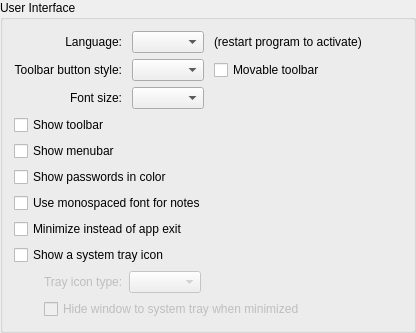
            <widget class="QGroupBox" name="generalGroup">
             <property name="title">
              <string>User Interface</string>
             </property>
             <layout class="QVBoxLayout" name="verticalLayout_7">
              <item>
               <layout class="QGridLayout" name="gridLayout_3">
                <property name="horizontalSpacing">
                 <number>10</number>
                </property>
                <item row="0" column="3">
                 <spacer name="horizontalSpacer_5">
                  <property name="orientation">
                   <enum>Qt::Horizontal</enum>
                  </property>
                  <property name="sizeHint" stdset="0">
                   <size>
                    <width>40</width>
                    <height>20</height>
                   </size>
                  </property>
                 </spacer>
                </item>
                <item row="0" column="0">
                 <widget class="QLabel" name="languageLabel_2">
                  <property name="sizePolicy">
                   <sizepolicy hsizetype="Preferred" vsizetype="Preferred">
                    <horstretch>0</horstretch>
                    <verstretch>0</verstretch>
                   </sizepolicy>
                  </property>
                  <property name="text">
                   <string>Language:</string>
                  </property>
                  <property name="alignment">
                   <set>Qt::AlignRight|Qt::AlignTrailing|Qt::AlignVCenter</set>
                  </property>
                  <property name="buddy">
                   <cstring>languageComboBox</cstring>
                  </property>
                 </widget>
                </item>
                <item row="1" column="2">
                 <widget class="QCheckBox" name="toolbarMovableCheckBox">
                  <property name="enabled">
                   <bool>true</bool>
                  </property>
                  <property name="sizePolicy">
                   <sizepolicy hsizetype="Minimum" vsizetype="Fixed">
                    <horstretch>0</horstretch>
                    <verstretch>0</verstretch>
                   </sizepolicy>
                  </property>
                  <property name="text">
                   <string>Movable toolbar</string>
                  </property>
                 </widget>
                </item>
                <item row="1" column="1">
                 <widget class="QComboBox" name="toolButtonStyleComboBox">
                  <property name="sizePolicy">
                   <sizepolicy hsizetype="Minimum" vsizetype="Fixed">
                    <horstretch>0</horstretch>
                    <verstretch>0</verstretch>
                   </sizepolicy>
                  </property>
                  <property name="focusPolicy">
                   <enum>Qt::StrongFocus</enum>
                  </property>
                  <property name="accessibleName">
                   <string>Toolbar button style</string>
                  </property>
                  <property name="sizeAdjustPolicy">
                   <enum>QComboBox::AdjustToContents</enum>
                  </property>
                 </widget>
                </item>
                <item row="0" column="1">
                 <widget class="QComboBox" name="languageComboBox">
                  <property name="sizePolicy">
                   <sizepolicy hsizetype="Minimum" vsizetype="Fixed">
                    <horstretch>0</horstretch>
                    <verstretch>0</verstretch>
                   </sizepolicy>
                  </property>
                  <property name="focusPolicy">
                   <enum>Qt::StrongFocus</enum>
                  </property>
                  <property name="accessibleName">
                   <string>Language selection</string>
                  </property>
                  <property name="sizeAdjustPolicy">
                   <enum>QComboBox::AdjustToContents</enum>
                  </property>
                 </widget>
                </item>
                <item row="1" column="0">
                 <widget class="QLabel" name="toolButtonStyleLabel">
                  <property name="enabled">
                   <bool>true</bool>
                  </property>
                  <property name="sizePolicy">
                   <sizepolicy hsizetype="Preferred" vsizetype="Fixed">
                    <horstretch>0</horstretch>
                    <verstretch>0</verstretch>
                   </sizepolicy>
                  </property>
                  <property name="text">
                   <string>Toolbar button style:</string>
                  </property>
                  <property name="alignment">
                   <set>Qt::AlignRight|Qt::AlignTrailing|Qt::AlignVCenter</set>
                  </property>
                  <property name="buddy">
                   <cstring>toolButtonStyleComboBox</cstring>
                  </property>
                 </widget>
                </item>
                <item row="0" column="2">
                 <widget class="QLabel" name="languageLabel_3">
                  <property name="text">
                   <string>(restart program to activate)</string>
                  </property>
                 </widget>
                </item>
                <item row="2" column="0">
                 <widget class="QLabel" name="fontSizeLabel">
                  <property name="text">
                   <string>Font size:</string>
                  </property>
                  <property name="alignment">
                   <set>Qt::AlignRight|Qt::AlignTrailing|Qt::AlignVCenter</set>
                  </property>
                  <property name="buddy">
                   <cstring>fontSizeComboBox</cstring>
                  </property>
                 </widget>
                </item>
                <item row="2" column="1">
                 <widget class="QComboBox" name="fontSizeComboBox">
                  <property name="focusPolicy">
                   <enum>Qt::StrongFocus</enum>
                  </property>
                  <property name="accessibleName">
                   <string>Font size selection</string>
                  </property>
                  <property name="sizeAdjustPolicy">
                   <enum>QComboBox::AdjustToContents</enum>
                  </property>
                 </widget>
                </item>
               </layout>
              </item>
              <item>
               <widget class="QCheckBox" name="toolbarShowCheckBox">
                <property name="text">
                 <string>Show toolbar</string>
                </property>
               </widget>
              </item>
              <item>
               <widget class="QCheckBox" name="menubarShowCheckBox">
                <property name="toolTip">
                 <string>Show the menu bar by pressing the Alt key</string>
                </property>
                <property name="text">
                 <string>Show menubar</string>
                </property>
               </widget>
              </item>
              <item>
               <widget class="QCheckBox" name="colorPasswordsCheckBox">
                <property name="text">
                 <string>Show passwords in color</string>
                </property>
               </widget>
              </item>
              <item>
               <widget class="QCheckBox" name="monospaceNotesCheckBox">
                <property name="text">
                 <string>Use monospaced font for notes</string>
                </property>
               </widget>
              </item>
              <item>
               <widget class="QCheckBox" name="minimizeOnCloseCheckBox">
                <property name="text">
                 <string>Minimize instead of app exit</string>
                </property>
               </widget>
              </item>
              <item>
               <widget class="QCheckBox" name="systrayShowCheckBox">
                <property name="text">
                 <string>Show a system tray icon</string>
                </property>
               </widget>
              </item>
              <item>
               <layout class="QGridLayout" name="gridLayout_2">
                <property name="sizeConstraint">
                 <enum>QLayout::SetMaximumSize</enum>
                </property>
                <property name="spacing">
                 <number>0</number>
                </property>
                <item row="0" column="0">
                 <spacer name="horizontalSpacer_3">
                  <property name="orientation">
                   <enum>Qt::Horizontal</enum>
                  </property>
                  <property name="sizeType">
                   <enum>QSizePolicy::Fixed</enum>
                  </property>
                  <property name="sizeHint" stdset="0">
                   <size>
                    <width>30</width>
                    <height>20</height>
                   </size>
                  </property>
                 </spacer>
                </item>
                <item row="0" column="3">
                 <widget class="QComboBox" name="trayIconAppearance">
                  <property name="enabled">
                   <bool>false</bool>
                  </property>
                  <property name="sizePolicy">
                   <sizepolicy hsizetype="Minimum" vsizetype="Fixed">
                    <horstretch>0</horstretch>
                    <verstretch>0</verstretch>
                   </sizepolicy>
                  </property>
                  <property name="focusPolicy">
                   <enum>Qt::StrongFocus</enum>
                  </property>
                  <property name="accessibleName">
                   <string>Tray icon type</string>
                  </property>
                  <property name="sizeAdjustPolicy">
                   <enum>QComboBox::AdjustToContents</enum>
                  </property>
                 </widget>
                </item>
                <item row="0" column="1">
                 <widget class="QLabel" name="trayIconAppearanceLabel">
                  <property name="enabled">
                   <bool>false</bool>
                  </property>
                  <property name="text">
                   <string>Tray icon type:</string>
                  </property>
                  <property name="buddy">
                   <cstring>trayIconAppearance</cstring>
                  </property>
                 </widget>
                </item>
                <item row="0" column="4">
                 <spacer name="horizontalSpacer_4">
                  <property name="orientation">
                   <enum>Qt::Horizontal</enum>
                  </property>
                  <property name="sizeHint" stdset="0">
                   <size>
                    <width>40</width>
                    <height>20</height>
                   </size>
                  </property>
                 </spacer>
                </item>
                <item row="0" column="2">
                 <spacer name="verticalSpacer_6">
                  <property name="orientation">
                   <enum>Qt::Horizontal</enum>
                  </property>
                  <property name="sizeType">
                   <enum>QSizePolicy::Fixed</enum>
                  </property>
                  <property name="sizeHint" stdset="0">
                   <size>
                    <width>6</width>
                    <height>0</height>
                   </size>
                  </property>
                 </spacer>
                </item>
               </layout>
              </item>
              <item>
               <widget class="QWidget" name="systraySettings" native="true">
                <layout class="QVBoxLayout" name="systrayLayout">
                 <property name="leftMargin">
                  <number>0</number>
                 </property>
                 <property name="topMargin">
                  <number>0</number>
                 </property>
                 <property name="rightMargin">
                  <number>0</number>
                 </property>
                 <property name="bottomMargin">
                  <number>0</number>
                 </property>
                 <item>
                  <layout class="QHBoxLayout" name="horizontalLayout_2">
                   <property name="spacing">
                    <number>0</number>
                   </property>
                   <property name="sizeConstraint">
                    <enum>QLayout::SetMaximumSize</enum>
                   </property>
                   <item>
                    <spacer name="horizontalSpacer">
                     <property name="orientation">
                      <enum>Qt::Horizontal</enum>
                     </property>
                     <property name="sizeType">
                      <enum>QSizePolicy::Fixed</enum>
                     </property>
                     <property name="sizeHint" stdset="0">
                      <size>
                       <width>30</width>
                       <height>20</height>
                      </size>
                     </property>
                    </spacer>
                   </item>
                   <item>
                    <widget class="QCheckBox" name="systrayMinimizeToTrayCheckBox">
                     <property name="enabled">
                      <bool>false</bool>
                     </property>
                     <property name="sizePolicy">
                      <sizepolicy hsizetype="Minimum" vsizetype="Fixed">
                       <horstretch>0</horstretch>
                       <verstretch>0</verstretch>
                      </sizepolicy>
                     </property>
                     <property name="text">
                      <string>Hide window to system tray when minimized</string>
                     </property>
                    </widget>
                   </item>
                  </layout>
                 </item>
                </layout>
               </widget>
              </item>
             </layout>
            </widget>
